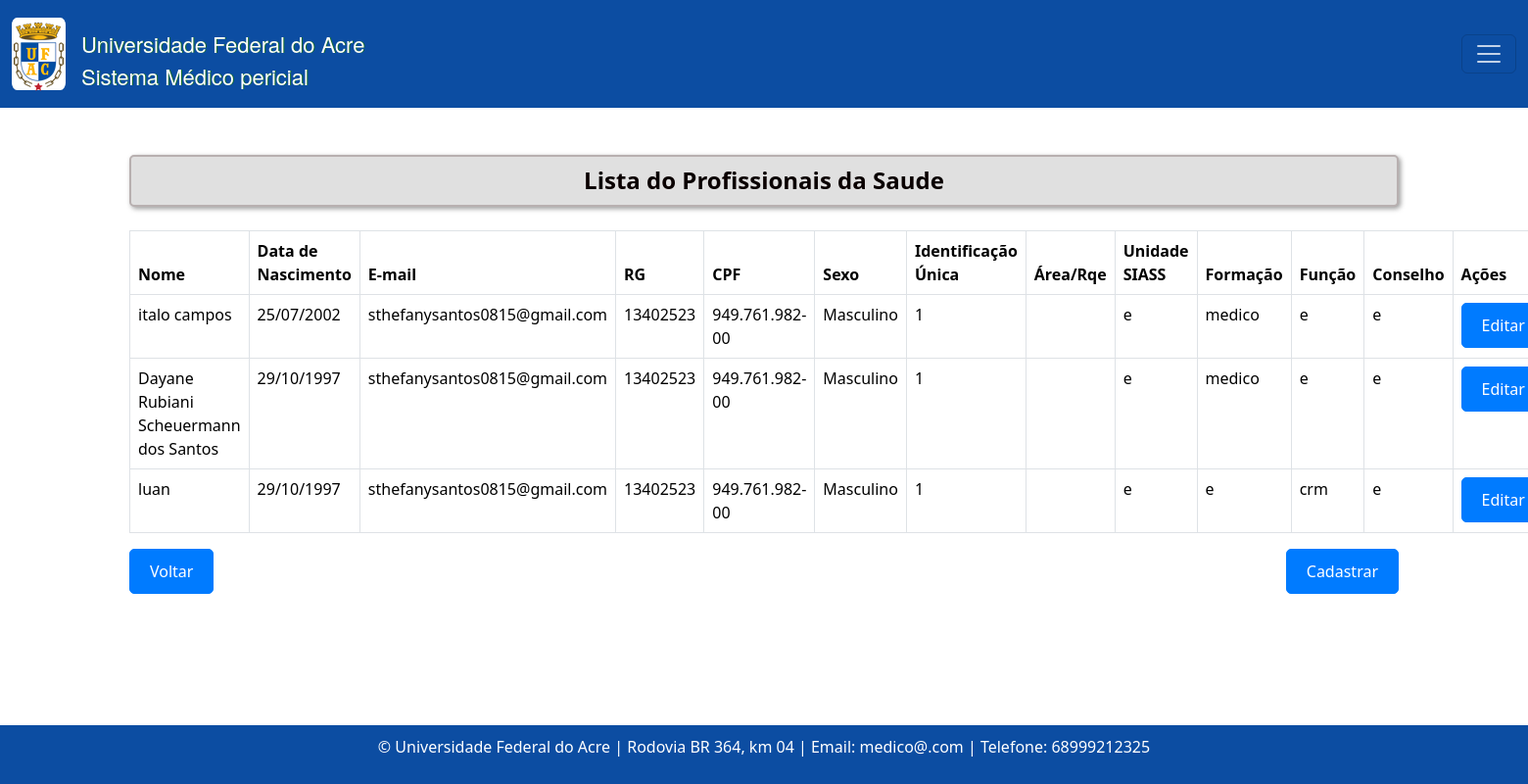
/profissionaldasaude/, run on an earlier commit of the app's database.
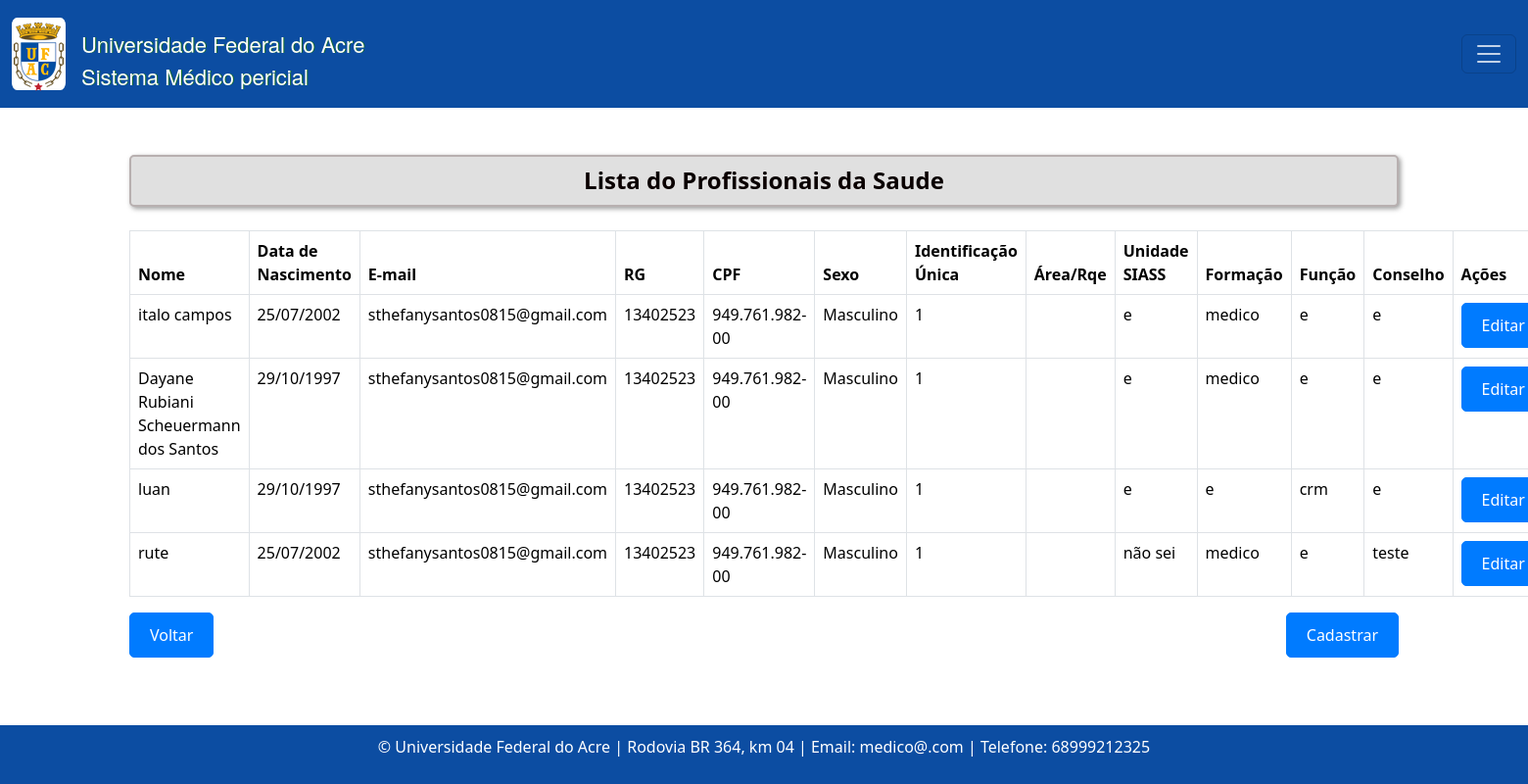
And on a later commit of the database.
### consulta/models.py (models this page shows, shortened)
class Profissionaldasaude(models.Model):
    usuario = models.ForeignKey(User,models.SET_NULL,blank=True,null=True,)
    nome = models.CharField(max_length=100)
    data_nascimento = models.DateField()
    email = models.EmailField()
    rg = models.CharField(max_length=20)
    cpf = models.CharField(max_length=14)
    sexo = models.CharField(max_length=1, choices=[('M', 'Masculino'), ('F', 'Feminino')]) #O parâmetro choices em um campo CharField ou IntegerField é usado para fornecer uma lista de escolhas para esse campo
    identificacao_unica = models.CharField(max_length=50, default='')
    cep = models.CharField(max_length=9)
    cidade = models.CharField(max_length=50)
    bairro = models.CharField(max_length=50, default='')
    uf = models.CharField(max_length=2)
    numero = models.CharField(max_length=10)
    ddd_telefone = models.CharField(max_length=10)
    complemento = models.CharField(max_length=100, blank=True, null=True, default='') # blank=True, null=True é pra dizer que não é obrigatorio
    area = models.CharField(max_length=50, default='')
    unidade_siass = models.CharField(max_length=50, default='')
    formacao = models.CharField(max_length=20)
    conselho = models.CharField(max_length=20)
    registro = models.CharField(max_length=20)

### consulta/views.py (the view)
# urls.py: path('profissionaldasaude/', listar_profissionaldasaude, name= 'profissionaldasaudeListagem'),
def listar_profissionaldasaude(request):
    profissionaldasaude = Profissionaldasaude.objects.all()
    return render(request, 'consultas/listagem_profissionaldasaude.html', {'profissionaldasaude': profissionaldasaude})

### templates/consultas/listagem_profissionaldasaude.html (shortened to what this page needs)
{% extends "base.html" %}
{% block content %}
  <h4 class="text-center mb-4 custom-title">Lista do Profissionais da Saude</h4>
  <table class="table table-bordered">
    <thead>
      <tr>
        <th>Nome</th>
        <th>Data de Nascimento</th>
        <th>E-mail</th>
        <th>RG</th>
        <th>CPF</th>
        <th>Sexo</th>
        <th>Identificação Única</th>
        <th>Área/Rqe</th>
        <th>Unidade SIASS</th>
        <th>Formação</th>
        <th>Função</th>
        <th>Conselho</th>
        <th>Ações</th>
      </tr>
    </thead>
    <tbody>
      {% for profissionaldasaude in profissionaldasaude %}
      <tr>
        <td>{{ profissionaldasaude.nome }}</td>
        <td>{{ profissionaldasaude.data_nascimento | date:"d/m/Y " }}</td>
        <td>{{ profissionaldasaude.email }}</td>
        <td>{{ profissionaldasaude.rg }}</td>
        <td>{{ profissionaldasaude.cpf }}</td>
        <td>{{ profissionaldasaude.get_sexo_display }}</td>
        <td>{{ profissionaldasaude.identificacao_unica }}</td>
        <td>{{ profissionaldasaude.area_rqe }}</td>
        <td>{{ profissionaldasaude.unidade_siass }}</td>
        <td>{{ profissionaldasaude.formacao }}</td>
        <td>{{ profissionaldasaude.conselho }}</td>
        <td>{{ profissionaldasaude.registro }}</td>
        <td>
          <div class="btn-group" role="group" aria-label="Ações">
            <a href="{% url 'profissionaldasaudeEditar' profissionaldasaude.id %}" class="btn btn-primary">Editar</a>
          </div>
        </td>
      </tr>
    {% endfor %}
  </tbody>
</table>
<div class="d-flex justify-content-between">
  <a class="btn btn-primary" href="{% url 'home' %}">Voltar</a>
  <a class="btn btn-primary" href="{% url 'profissionaldasaudeCreate'  %}">Cadastrar</a>
</div>
{% endblock %}

What changed in the data, as far as the page shows it:
added Profissionaldasaude: nome "rute", data_nascimento "25/07/2002", email "sthefanysantos0815@gmail.com", rg "13402523", cpf "949.761.982-00", sexo "Masculino", identificacao_unica "1", unidade_siass "não sei", formacao "medico", conselho "e", registro "teste"
